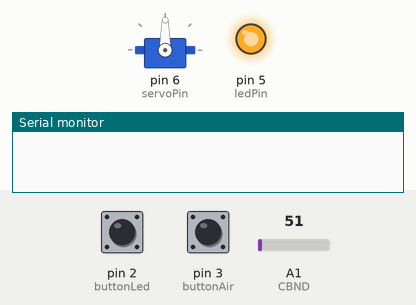
This program was run on a simulated Arduino Uno, built with avr-gcc and run on an emulated ATmega328P. On the bench: servo, output pins drawn as LEDs (lit = HIGH), the last lines printed to the serial monitor. Inputs (shaded band) come from the test bench; at power-on: pin 2 (buttonLed) HIGH, pin 3 (buttonAir) HIGH, A1 (CBND) = 51. Pins used as bus, display or sensor lines are not drawn.

Above: at 1.2 s.
1.3 s: pin 2 (buttonLed) pulled LOW for 0.15 s
At 2.5 s:
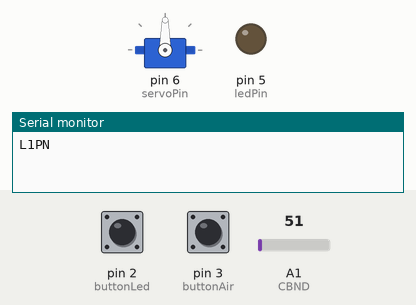
4.5 s: pin 2 (buttonLed) pulled LOW for 1 s
At 4.9 s:
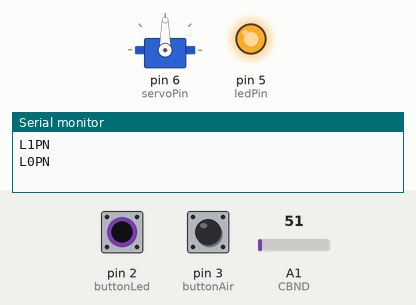
7.0 s: pin 2 (buttonLed) pulled LOW for 3.2 s
At 8.0 s:
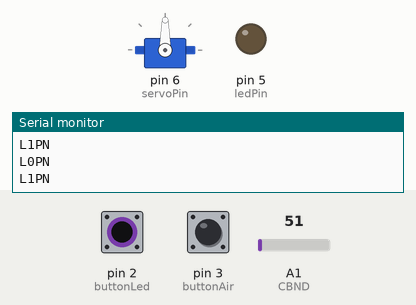
Timing chart, 0 to 10.0 s (numbered marks = the images above; inputs shaded):
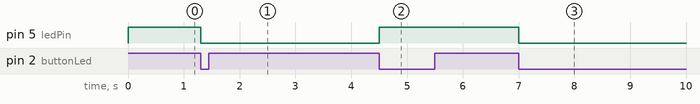

The program:

main.cpp
```cpp
/*
Phòng ngủ:
+ Vi điều khiển: Arduino Uno R3
+ Tổng quan:
1 đèn, 1 relay, 1 nút nhấn => 2 chân digital
1 màn hình lcd + 1 cảm biến nhiệt độ lm35
1 động cơ bước, 1 driver a4988
*/
// Khai báo thư viện
#include <Arduino.h>
#include <Servo.h>

// Cấu hình chân
#define buttonLed 2            // Nút nhấn đèn
#define buttonAir 3           // Nút nhấn điều hoà
#define buttonRem 4           // Nút nhấn rèm
#define ledPin 5                 // Đèn
#define servoPin 6
#define stepPin 7
#define stepEnable 8
#define stepDir 9
#define CBAS A0
#define CBND A1

// Trạng thái các thiết bị
boolean ledState = 0;          // Trạng thái đèn phòng ngủ
boolean airState = 0;          // Trạng thái điều hoà
boolean remState = 0;          // Trạng thái rèm
boolean fireState = 0;         // Trạng thái báo cháy

// Các biến truyền/ nhận dữ liệu
String inputString = "";                  // Dữ liệu nhận
boolean stringComplete = false;           // Kiểm tra dữ liệu đã được truyền hết chưa
String sendString = "";                  // Dữ liệu gửi

// Các biến tạm
float temperature;                // Biến lưu giá trị nhiệt độ từ cảm biến LM35
unsigned long stepTime;           // Biến lưu thời gian delay giữa các bước
byte pos;                         // Biến dùng lưu góc quay Servo

Servo rem;                              // Khởi tạo đối tượng servo

void ledAndAir();           // Hàm bật tắt quạt và đèn qua nút nhấn
void airToTemp();           // Hàm điều chỉnh tốc độ theo nhiệt độ được lấy từ cảm biến LM35

void setup()
{
  Serial.begin(9600);
  Serial.flush();
  pinMode(ledPin, OUTPUT);       // Cấu hình LED là ngõ ra
  pinMode(stepPin, OUTPUT);
  pinMode(stepEnable, OUTPUT);
  pinMode(stepDir, OUTPUT);
  /*
  1 xung = 1 bước 1.8'
  5 xung = 5 bước 1.8' x 5 = 9'
  1 vòng 360' = 360/1.8 = 200 bước
  */
  pinMode(buttonLed, INPUT_PULLUP); // Cấu hình nút nhấn là ngõ vào pull-up
  pinMode(buttonAir, INPUT_PULLUP);
  pinMode(buttonRem, INPUT_PULLUP);
  pinMode(CBAS, INPUT);
  pinMode(CBND, INPUT);

  digitalWrite(ledPin, HIGH);         // Ban đầu tắt đèn
  digitalWrite(stepEnable, HIGH);      // Ban đầu điều hoà tắt
  rem.attach(servoPin);
}

void loop()
{
  while(Serial.available() > 0){
    char inChar = (char) Serial.read();
    inputString += inChar;
    if(inChar == '\n'){
      stringComplete = true;
    }
    if(stringComplete){
      //Serial.print("Data nhận:");
      //Serial.println(inputString);
      //================================================
      // Xử lý dữ liệu
      if(inputString.indexOf("L1PN") >= 0){
        //Serial.println("Đèn phòng ngủ bật!");
        digitalWrite(ledPin, 0);
        ledState = 1;
      }
      else if(inputString.indexOf("L0PN") >= 0){
        //Serial.println("Đèn phòng ngủ tắt!");
        digitalWrite(ledPin, 1);
        ledState = 0;
      }
      if(inputString.indexOf("A1PN") >= 0){
        //Serial.println("Điều hoà phòng ngủ bật!");
        digitalWrite(stepEnable, 0);
        airState = 1;
      }
      else if(inputString.indexOf("A0PN") >= 0){
        //Serial.println("Điều hoà phòng ngủ tắt!");
        digitalWrite(stepEnable, 1);
        airState = 0;
      }
      inputString = "";
      stringComplete = false;
    }
  }
  //----------------------------------------------------------------
  attachInterrupt(digitalPinToInterrupt(buttonLed), ledAndAir, FALLING);  // Khi trạng thái button chuyển từ mức điện áp cao xuống mức
  attachInterrupt(digitalPinToInterrupt(buttonAir), ledAndAir, FALLING);  // điện áp thấp thì kích hoạt hàm ledAndAir
  temperature = 5.0 * (analogRead(CBND)) * 100.0 / 1023.0;
  if(airState == 1){
    digitalWrite(stepDir, 1);  // Chiều quay
    airToTemp();
  }
}
void ledAndAir(){
  if(digitalRead(buttonLed) == LOW){
    delay(50);
    digitalWrite(ledPin, ledState);
    ledState =! ledState;
    Serial.println("L" + String(ledState) + "PN");
  }
  if(digitalRead(buttonAir) == LOW){
    delay(50);
    digitalWrite(stepEnable, airState);
    airState =! airState;
    Serial.println("A" + String(airState) + "PN");
  }
}
void runSpeed(unsigned long time){
  for (int i = 0; i < 200; i++) { // Chạy 200 bước
    digitalWrite(stepPin, HIGH); // Tín hiệu Step lên
    delayMicroseconds(time); // Delay thời gian giữa các bước
    digitalWrite(stepPin, LOW); // Tín hiệu Step xuống
    delayMicroseconds(time); // Delay thời gian giữa các bước
  }
}
void airToTemp(){
  if (temperature < 25) {
    stepTime = 50; // Nếu nhiệt độ dưới 25 độ C, delay 50ms giữa mỗi
    runSpeed(stepTime);
    return;
  } else if (temperature < 30) {
    stepTime = 30; // Nếu nhiệt độ từ 25-30 độ C, delay 20ms giữa mỗi bước
    runSpeed(stepTime);
    return;
  } else {
    stepTime = 10; // Nếu nhiệt độ trên 30 độ C, delay 10ms giữa mỗi bước
    runSpeed(stepTime);
    return;
  }
}
```

Measured:
- after the input at 1.3 s, pin 5 (ledPin): HIGH → LOW at once
- after the input at 4.5 s, pin 5 (ledPin): LOW → HIGH at once
- after the input at 7.0 s, pin 5 (ledPin): HIGH → LOW at once
